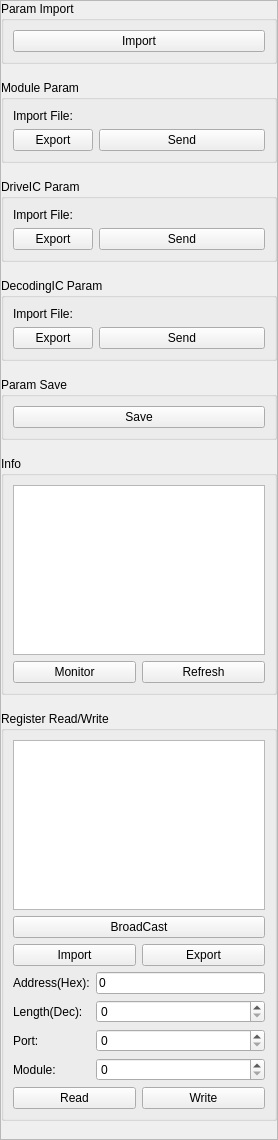
<?xml version="1.0" encoding="UTF-8"?>
<ui version="4.0">
 <class>MCReceiveCard</class>
 <widget class="QWidget" name="MCReceiveCard">
  <property name="geometry">
   <rect>
    <x>0</x>
    <y>0</y>
    <width>278</width>
    <height>1140</height>
   </rect>
  </property>
  <property name="windowTitle">
   <string>Form</string>
  </property>
  <layout class="QVBoxLayout" name="verticalLayout_5">
   <property name="leftMargin">
    <number>0</number>
   </property>
   <property name="topMargin">
    <number>0</number>
   </property>
   <property name="rightMargin">
    <number>0</number>
   </property>
   <property name="bottomMargin">
    <number>0</number>
   </property>
   <item>
    <widget class="QScrollArea" name="scrollArea">
     <property name="widgetResizable">
      <bool>true</bool>
     </property>
     <widget class="QWidget" name="scrollAreaWidgetContents">
      <property name="geometry">
       <rect>
        <x>0</x>
        <y>0</y>
        <width>276</width>
        <height>1138</height>
       </rect>
      </property>
      <layout class="QVBoxLayout" name="verticalLayout_7">
       <property name="spacing">
        <number>16</number>
       </property>
       <property name="leftMargin">
        <number>0</number>
       </property>
       <property name="topMargin">
        <number>0</number>
       </property>
       <property name="rightMargin">
        <number>0</number>
       </property>
       <property name="bottomMargin">
        <number>0</number>
       </property>
       <item>
        <widget class="QGroupBox" name="groupBox_6">
         <property name="title">
          <string>Param Import</string>
         </property>
         <layout class="QHBoxLayout" name="horizontalLayout">
          <item>
           <widget class="QPushButton" name="btnParamImport">
            <property name="text">
             <string>Import</string>
            </property>
           </widget>
          </item>
         </layout>
        </widget>
       </item>
       <item>
        <widget class="QGroupBox" name="groupBox">
         <property name="title">
          <string>Module Param</string>
         </property>
         <layout class="QGridLayout" name="gridLayout_2" columnstretch="0,1">
          <item row="0" column="0">
           <widget class="QLabel" name="labelRCModuleImportFile">
            <property name="text">
             <string>Import File:</string>
            </property>
           </widget>
          </item>
          <item row="0" column="1">
           <widget class="QLabel" name="labelRCModuleFileName">
            <property name="text">
             <string/>
            </property>
           </widget>
          </item>
          <item row="1" column="0">
           <widget class="QPushButton" name="btnModuleExport">
            <property name="text">
             <string>Export</string>
            </property>
           </widget>
          </item>
          <item row="1" column="1">
           <widget class="QPushButton" name="btnModuleSend">
            <property name="sizePolicy">
             <sizepolicy hsizetype="Minimum" vsizetype="Fixed">
              <horstretch>0</horstretch>
              <verstretch>0</verstretch>
             </sizepolicy>
            </property>
            <property name="text">
             <string>Send</string>
            </property>
           </widget>
          </item>
         </layout>
        </widget>
       </item>
       <item>
        <widget class="QGroupBox" name="groupBox_4">
         <property name="title">
          <string>DriveIC Param</string>
         </property>
         <layout class="QGridLayout" name="gridLayout_3" columnstretch="0,1">
          <item row="1" column="0">
           <widget class="QLabel" name="labelRCDriveICImportFile">
            <property name="text">
             <string>Import File:</string>
            </property>
           </widget>
          </item>
          <item row="1" column="1">
           <widget class="QLabel" name="labelRCDriveICFileName">
            <property name="text">
             <string/>
            </property>
           </widget>
          </item>
          <item row="3" column="0">
           <widget class="QPushButton" name="btnDriveICExport">
            <property name="text">
             <string>Export</string>
            </property>
           </widget>
          </item>
          <item row="3" column="1">
           <widget class="QPushButton" name="btnDriveICSend">
            <property name="sizePolicy">
             <sizepolicy hsizetype="Minimum" vsizetype="Fixed">
              <horstretch>0</horstretch>
              <verstretch>0</verstretch>
             </sizepolicy>
            </property>
            <property name="text">
             <string>Send</string>
            </property>
           </widget>
          </item>
         </layout>
        </widget>
       </item>
       <item>
        <widget class="QGroupBox" name="groupBox_5">
         <property name="title">
          <string>DecodingIC Param</string>
         </property>
         <layout class="QGridLayout" name="gridLayout_4" columnstretch="0,1">
          <item row="0" column="0">
           <widget class="QLabel" name="labelRCDecodingICImportFile">
            <property name="text">
             <string>Import File:</string>
            </property>
           </widget>
          </item>
          <item row="0" column="1">
           <widget class="QLabel" name="labelRCDecodingICFileName">
            <property name="text">
             <string/>
            </property>
           </widget>
          </item>
          <item row="1" column="0">
           <widget class="QPushButton" name="btnDecodingICExport">
            <property name="text">
             <string>Export</string>
            </property>
           </widget>
          </item>
          <item row="1" column="1">
           <widget class="QPushButton" name="btnDecodingICSend">
            <property name="sizePolicy">
             <sizepolicy hsizetype="Minimum" vsizetype="Fixed">
              <horstretch>0</horstretch>
              <verstretch>0</verstretch>
             </sizepolicy>
            </property>
            <property name="text">
             <string>Send</string>
            </property>
           </widget>
          </item>
         </layout>
        </widget>
       </item>
       <item>
        <widget class="QGroupBox" name="groupBox_7">
         <property name="title">
          <string>Param Save</string>
         </property>
         <layout class="QHBoxLayout" name="horizontalLayout_2">
          <item>
           <widget class="QPushButton" name="btnParamSave">
            <property name="text">
             <string>Save</string>
            </property>
           </widget>
          </item>
         </layout>
        </widget>
       </item>
       <item>
        <widget class="QGroupBox" name="groupBox_2">
         <property name="sizePolicy">
          <sizepolicy hsizetype="Preferred" vsizetype="Preferred">
           <horstretch>0</horstretch>
           <verstretch>0</verstretch>
          </sizepolicy>
         </property>
         <property name="title">
          <string>Info</string>
         </property>
         <layout class="QGridLayout" name="gridLayout_5">
          <item row="0" column="0" colspan="2">
           <widget class="QTableWidget" name="tableWidgetSRCInfo">
            <property name="styleSheet">
             <string notr="true"/>
            </property>
            <attribute name="horizontalHeaderStretchLastSection">
             <bool>true</bool>
            </attribute>
           </widget>
          </item>
          <item row="1" column="0">
           <widget class="QPushButton" name="btnRCUpgradeAll">
            <property name="sizePolicy">
             <sizepolicy hsizetype="Minimum" vsizetype="Preferred">
              <horstretch>0</horstretch>
              <verstretch>0</verstretch>
             </sizepolicy>
            </property>
            <property name="text">
             <string>Monitor</string>
            </property>
           </widget>
          </item>
          <item row="1" column="1">
           <widget class="QPushButton" name="btnRCInfoRefresh">
            <property name="sizePolicy">
             <sizepolicy hsizetype="Minimum" vsizetype="Preferred">
              <horstretch>0</horstretch>
              <verstretch>0</verstretch>
             </sizepolicy>
            </property>
            <property name="text">
             <string>Refresh</string>
            </property>
           </widget>
          </item>
         </layout>
        </widget>
       </item>
       <item>
        <widget class="QGroupBox" name="groupBox_3">
         <property name="sizePolicy">
          <sizepolicy hsizetype="Preferred" vsizetype="Preferred">
           <horstretch>0</horstretch>
           <verstretch>0</verstretch>
          </sizepolicy>
         </property>
         <property name="title">
          <string>Register Read/Write</string>
         </property>
         <layout class="QGridLayout" name="gridLayout_6">
          <item row="0" column="0" colspan="2">
           <widget class="QTextBrowser" name="textBrowserReg">
            <property name="focusPolicy">
             <enum>Qt::ClickFocus</enum>
            </property>
            <property name="undoRedoEnabled">
             <bool>true</bool>
            </property>
            <property name="readOnly">
             <bool>false</bool>
            </property>
           </widget>
          </item>
          <item row="5" column="1">
           <widget class="QPushButton" name="btnRegWrite">
            <property name="sizePolicy">
             <sizepolicy hsizetype="Preferred" vsizetype="Preferred">
              <horstretch>0</horstretch>
              <verstretch>0</verstretch>
             </sizepolicy>
            </property>
            <property name="text">
             <string>Write</string>
            </property>
           </widget>
          </item>
          <item row="1" column="0" colspan="2">
           <widget class="MCCusSwitchButton" name="btnRegBroadCast">
            <property name="text">
             <string>BroadCast</string>
            </property>
           </widget>
          </item>
          <item row="5" column="0">
           <widget class="QPushButton" name="btnRegRead">
            <property name="sizePolicy">
             <sizepolicy hsizetype="Preferred" vsizetype="Preferred">
              <horstretch>0</horstretch>
              <verstretch>0</verstretch>
             </sizepolicy>
            </property>
            <property name="text">
             <string>Read</string>
            </property>
           </widget>
          </item>
          <item row="3" column="0" colspan="2">
           <layout class="QGridLayout" name="gridLayout">
            <item row="0" column="0">
             <widget class="QLabel" name="labelRegAddr">
              <property name="text">
               <string>Address(Hex):</string>
              </property>
             </widget>
            </item>
            <item row="0" column="1">
             <widget class="QLineEdit" name="lineEditRegAddr">
              <property name="text">
               <string>0</string>
              </property>
             </widget>
            </item>
            <item row="1" column="0">
             <widget class="QLabel" name="labelRegLength">
              <property name="text">
               <string>Length(Dec):</string>
              </property>
             </widget>
            </item>
            <item row="1" column="1">
             <widget class="QSpinBox" name="spinBoxRegLength">
              <property name="sizePolicy">
               <sizepolicy hsizetype="Expanding" vsizetype="Fixed">
                <horstretch>0</horstretch>
                <verstretch>0</verstretch>
               </sizepolicy>
              </property>
              <property name="suffix">
               <string/>
              </property>
              <property name="prefix">
               <string/>
              </property>
             </widget>
            </item>
            <item row="2" column="0">
             <widget class="QLabel" name="labelRegPort">
              <property name="text">
               <string>Port:</string>
              </property>
             </widget>
            </item>
            <item row="2" column="1">
             <widget class="QSpinBox" name="spinBoxRegPort">
              <property name="sizePolicy">
               <sizepolicy hsizetype="Expanding" vsizetype="Fixed">
                <horstretch>0</horstretch>
                <verstretch>0</verstretch>
               </sizepolicy>
              </property>
             </widget>
            </item>
            <item row="3" column="0">
             <widget class="QLabel" name="labelRegModule">
              <property name="text">
               <string>Module:</string>
              </property>
             </widget>
            </item>
            <item row="3" column="1">
             <widget class="QSpinBox" name="spinBoxRegModule">
              <property name="sizePolicy">
               <sizepolicy hsizetype="Expanding" vsizetype="Fixed">
                <horstretch>0</horstretch>
                <verstretch>0</verstretch>
               </sizepolicy>
              </property>
             </widget>
            </item>
           </layout>
          </item>
          <item row="2" column="0">
           <widget class="QPushButton" name="btnRegImport">
            <property name="sizePolicy">
             <sizepolicy hsizetype="Preferred" vsizetype="Fixed">
              <horstretch>0</horstretch>
              <verstretch>0</verstretch>
             </sizepolicy>
            </property>
            <property name="text">
             <string>Import</string>
            </property>
           </widget>
          </item>
          <item row="2" column="1">
           <widget class="QPushButton" name="btnRegExport">
            <property name="sizePolicy">
             <sizepolicy hsizetype="Preferred" vsizetype="Fixed">
              <horstretch>0</horstretch>
              <verstretch>0</verstretch>
             </sizepolicy>
            </property>
            <property name="text">
             <string>Export</string>
            </property>
           </widget>
          </item>
         </layout>
        </widget>
       </item>
       <item>
        <spacer name="verticalSpacer">
         <property name="orientation">
          <enum>Qt::Vertical</enum>
         </property>
         <property name="sizeHint" stdset="0">
          <size>
           <width>20</width>
           <height>40</height>
          </size>
         </property>
        </spacer>
       </item>
      </layout>
     </widget>
    </widget>
   </item>
  </layout>
 </widget>
 <customwidgets>
  <customwidget>
   <class>MCCusSwitchButton</class>
   <extends>QPushButton</extends>
   <header>CustomWidget/mccusswitchbutton.h</header>
  </customwidget>
 </customwidgets>
 <tabstops>
  <tabstop>scrollArea</tabstop>
  <tabstop>btnParamImport</tabstop>
  <tabstop>btnModuleExport</tabstop>
  <tabstop>btnModuleSend</tabstop>
  <tabstop>btnDriveICExport</tabstop>
  <tabstop>btnDriveICSend</tabstop>
  <tabstop>btnDecodingICExport</tabstop>
  <tabstop>btnDecodingICSend</tabstop>
  <tabstop>btnParamSave</tabstop>
  <tabstop>tableWidgetSRCInfo</tabstop>
  <tabstop>btnRCUpgradeAll</tabstop>
  <tabstop>btnRCInfoRefresh</tabstop>
  <tabstop>btnRegBroadCast</tabstop>
  <tabstop>btnRegImport</tabstop>
  <tabstop>btnRegExport</tabstop>
  <tabstop>lineEditRegAddr</tabstop>
  <tabstop>spinBoxRegLength</tabstop>
  <tabstop>spinBoxRegPort</tabstop>
  <tabstop>spinBoxRegModule</tabstop>
  <tabstop>btnRegRead</tabstop>
  <tabstop>btnRegWrite</tabstop>
 </tabstops>
 <resources/>
 <connections/>
</ui>
